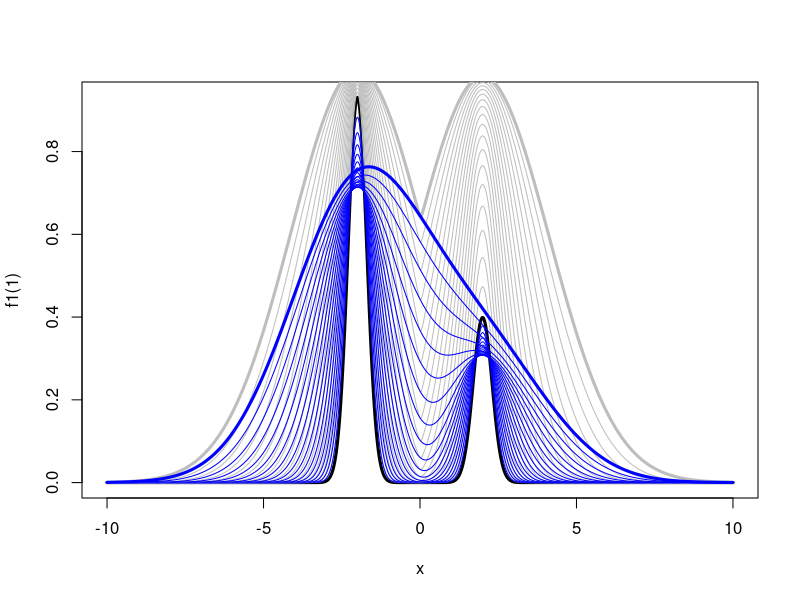

R code for this plot:
x = seq(-10, 10, len=1e4)
ld1 = dnorm(x, -2, .3, log=TRUE)
ld2 = dnorm(x, 2, .3, log=TRUE)
logsumexp = function(logx, logy) {
  lxy = cbind(logx, logy)
  mx = apply(lxy, 1, max)
  # log(sum(exp(logx - logy))) + logy
  log(rowSums(exp(lxy - mx))) + mx
}

lf1 = function(t) {
  # (.7 * d1 + .3 * d2) ^ (1/t)
  logsumexp(log(.7) + ld1, log(.3) + ld2) / t
}

lf2 = function(t) {
  # .7 * d1 ^ (1/t) + .3 * d2 ^ (1/t)
  logsumexp(log(.7) + ld1/t, log(.3) + ld2/t)
}

f1 = function(t) exp(lf1(t))
f2 = function(t) exp(lf2(t))

ntemp = 20
maxtemp = 50
ts = maxtemp ^ (((1:ntemp) - 1) / (ntemp - 1))
tempstep = maxtemp ^ (1/(ntemp - 1))

# Plots
plot(x, f1(1), type='l', lwd=3)
for (ti in ts[-1]) {
  # lines(x, f1(ti))
  lwd=ifelse(ti == maxtemp, 3, 1)
  lines(x, f1(ti), col='grey', lwd=lwd)
  lines(x, f2(ti), col='blue', lwd=lwd)
}

